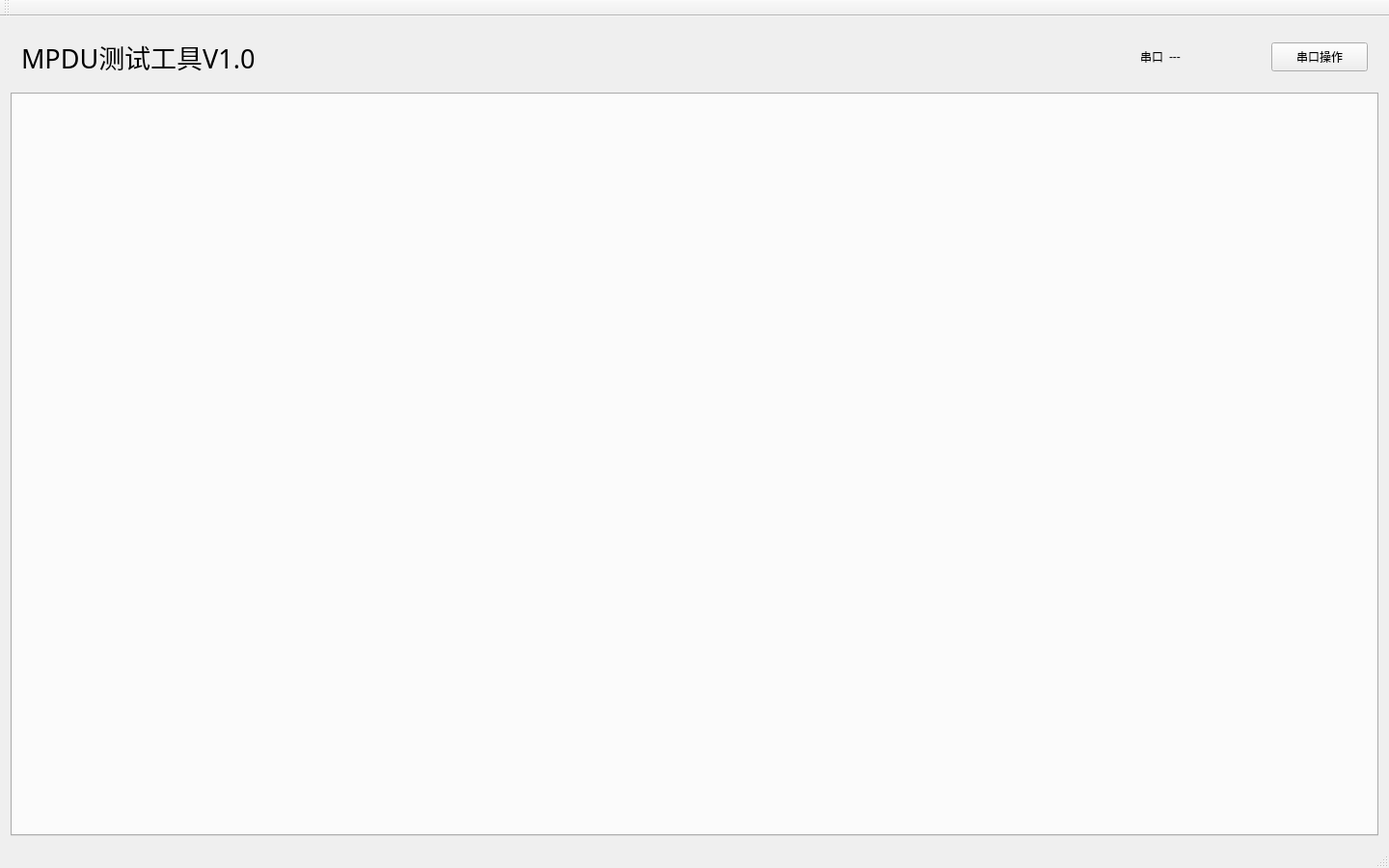
<?xml version="1.0" encoding="UTF-8"?>
<ui version="4.0">
 <class>MainWindow</class>
 <widget class="QMainWindow" name="MainWindow">
  <property name="geometry">
   <rect>
    <x>0</x>
    <y>0</y>
    <width>1440</width>
    <height>900</height>
   </rect>
  </property>
  <property name="windowTitle">
   <string>MainWindow</string>
  </property>
  <widget class="QWidget" name="centralWidget">
   <layout class="QVBoxLayout" name="verticalLayout">
    <item>
     <widget class="QWidget" name="widget" native="true">
      <layout class="QHBoxLayout" name="horizontalLayout">
       <item>
        <widget class="QLabel" name="label_3">
         <property name="font">
          <font>
           <family>微软雅黑</family>
           <pointsize>20</pointsize>
          </font>
         </property>
         <property name="text">
          <string>MPDU测试工具V1.0</string>
         </property>
        </widget>
       </item>
       <item>
        <widget class="QLabel" name="label_2">
         <property name="sizePolicy">
          <sizepolicy hsizetype="Minimum" vsizetype="Minimum">
           <horstretch>0</horstretch>
           <verstretch>0</verstretch>
          </sizepolicy>
         </property>
         <property name="minimumSize">
          <size>
           <width>100</width>
           <height>30</height>
          </size>
         </property>
         <property name="maximumSize">
          <size>
           <width>100</width>
           <height>30</height>
          </size>
         </property>
         <property name="text">
          <string>串口</string>
         </property>
         <property name="alignment">
          <set>Qt::AlignRight|Qt::AlignTrailing|Qt::AlignVCenter</set>
         </property>
        </widget>
       </item>
       <item>
        <widget class="QLabel" name="comLab">
         <property name="sizePolicy">
          <sizepolicy hsizetype="Minimum" vsizetype="Minimum">
           <horstretch>0</horstretch>
           <verstretch>0</verstretch>
          </sizepolicy>
         </property>
         <property name="minimumSize">
          <size>
           <width>100</width>
           <height>30</height>
          </size>
         </property>
         <property name="maximumSize">
          <size>
           <width>100</width>
           <height>30</height>
          </size>
         </property>
         <property name="text">
          <string>---</string>
         </property>
        </widget>
       </item>
       <item>
        <widget class="QPushButton" name="pushButton">
         <property name="sizePolicy">
          <sizepolicy hsizetype="Minimum" vsizetype="Minimum">
           <horstretch>0</horstretch>
           <verstretch>0</verstretch>
          </sizepolicy>
         </property>
         <property name="minimumSize">
          <size>
           <width>100</width>
           <height>30</height>
          </size>
         </property>
         <property name="maximumSize">
          <size>
           <width>100</width>
           <height>30</height>
          </size>
         </property>
         <property name="text">
          <string>串口操作</string>
         </property>
        </widget>
       </item>
      </layout>
     </widget>
    </item>
    <item>
     <widget class="QTabWidget" name="tabWidget">
      <property name="currentIndex">
       <number>-1</number>
      </property>
     </widget>
    </item>
   </layout>
  </widget>
  <widget class="QMenuBar" name="menuBar">
   <property name="geometry">
    <rect>
     <x>0</x>
     <y>0</y>
     <width>1440</width>
     <height>22</height>
    </rect>
   </property>
  </widget>
  <widget class="QToolBar" name="mainToolBar">
   <attribute name="toolBarArea">
    <enum>TopToolBarArea</enum>
   </attribute>
   <attribute name="toolBarBreak">
    <bool>false</bool>
   </attribute>
  </widget>
  <widget class="QStatusBar" name="statusBar"/>
 </widget>
 <layoutdefault spacing="6" margin="11"/>
 <resources/>
 <connections/>
</ui>
